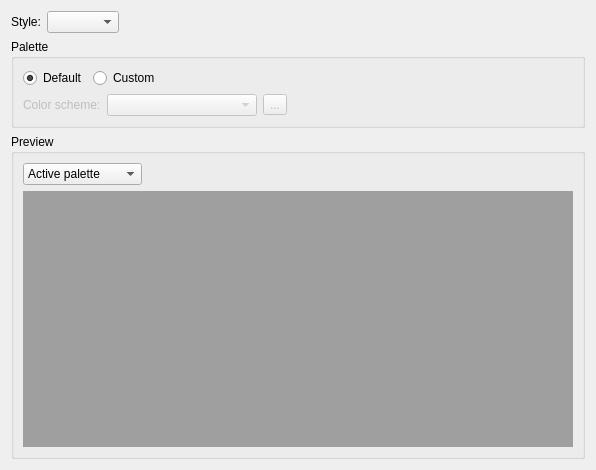
<?xml version="1.0" encoding="UTF-8"?>
<ui version="4.0">
 <class>AppearancePage</class>
 <widget class="QWidget" name="AppearancePage">
  <property name="geometry">
   <rect>
    <x>0</x>
    <y>0</y>
    <width>596</width>
    <height>470</height>
   </rect>
  </property>
  <property name="windowTitle">
   <string notr="true">Form</string>
  </property>
  <layout class="QGridLayout" name="gridLayout_4">
   <item row="0" column="0">
    <widget class="QLabel" name="label">
     <property name="text">
      <string>Style:</string>
     </property>
    </widget>
   </item>
   <item row="3" column="0" colspan="3">
    <widget class="QGroupBox" name="groupBox">
     <property name="title">
      <string>Preview</string>
     </property>
     <layout class="QGridLayout" name="gridLayout">
      <item row="0" column="0">
       <widget class="QComboBox" name="paletteComboBox">
        <item>
         <property name="text">
          <string>Active palette</string>
         </property>
        </item>
        <item>
         <property name="text">
          <string>Inactive palette</string>
         </property>
        </item>
        <item>
         <property name="text">
          <string>Disabled palette</string>
         </property>
        </item>
       </widget>
      </item>
      <item row="0" column="1">
       <spacer name="horizontalSpacer_2">
        <property name="orientation">
         <enum>Qt::Horizontal</enum>
        </property>
        <property name="sizeHint" stdset="0">
         <size>
          <width>82</width>
          <height>20</height>
         </size>
        </property>
       </spacer>
      </item>
      <item row="1" column="0" colspan="2">
       <widget class="QMdiArea" name="mdiArea">
        <property name="tabsMovable">
         <bool>false</bool>
        </property>
       </widget>
      </item>
     </layout>
    </widget>
   </item>
   <item row="0" column="1">
    <widget class="QComboBox" name="styleComboBox"/>
   </item>
   <item row="0" column="2">
    <spacer name="horizontalSpacer">
     <property name="orientation">
      <enum>Qt::Horizontal</enum>
     </property>
     <property name="sizeHint" stdset="0">
      <size>
       <width>40</width>
       <height>20</height>
      </size>
     </property>
    </spacer>
   </item>
   <item row="2" column="0" colspan="3">
    <widget class="QGroupBox" name="paletteGroupBox">
     <property name="title">
      <string>Palette</string>
     </property>
     <layout class="QVBoxLayout" name="_2">
      <item>
       <layout class="QHBoxLayout" name="horizontalLayout">
        <property name="spacing">
         <number>6</number>
        </property>
        <item>
         <widget class="QRadioButton" name="defaultPaletteButton">
          <property name="text">
           <string>Default</string>
          </property>
          <property name="checked">
           <bool>true</bool>
          </property>
         </widget>
        </item>
        <item>
         <widget class="QRadioButton" name="customPaletteButton">
          <property name="text">
           <string>Custom</string>
          </property>
         </widget>
        </item>
        <item>
         <spacer name="horizontalSpacer_3">
          <property name="orientation">
           <enum>Qt::Horizontal</enum>
          </property>
          <property name="sizeHint" stdset="0">
           <size>
            <width>230</width>
            <height>20</height>
           </size>
          </property>
         </spacer>
        </item>
       </layout>
      </item>
      <item>
       <layout class="QHBoxLayout" name="horizontalLayout_2">
        <item>
         <widget class="QLabel" name="colorScheeLabel">
          <property name="enabled">
           <bool>false</bool>
          </property>
          <property name="text">
           <string>Color scheme:</string>
          </property>
         </widget>
        </item>
        <item>
         <widget class="QComboBox" name="colorSchemeComboBox">
          <property name="enabled">
           <bool>false</bool>
          </property>
          <property name="minimumSize">
           <size>
            <width>150</width>
            <height>0</height>
           </size>
          </property>
         </widget>
        </item>
        <item>
         <widget class="QToolButton" name="colorSchemeButton">
          <property name="enabled">
           <bool>false</bool>
          </property>
          <property name="text">
           <string>...</string>
          </property>
          <property name="popupMode">
           <enum>QToolButton::InstantPopup</enum>
          </property>
          <property name="arrowType">
           <enum>Qt::NoArrow</enum>
          </property>
         </widget>
        </item>
        <item>
         <spacer name="horizontalSpacer_4">
          <property name="orientation">
           <enum>Qt::Horizontal</enum>
          </property>
          <property name="sizeHint" stdset="0">
           <size>
            <width>40</width>
            <height>20</height>
           </size>
          </property>
         </spacer>
        </item>
       </layout>
      </item>
     </layout>
    </widget>
   </item>
  </layout>
 </widget>
 <resources/>
 <connections>
  <connection>
   <sender>customPaletteButton</sender>
   <signal>toggled(bool)</signal>
   <receiver>colorScheeLabel</receiver>
   <slot>setEnabled(bool)</slot>
   <hints>
    <hint type="sourcelabel">
     <x>160</x>
     <y>79</y>
    </hint>
    <hint type="destinationlabel">
     <x>77</x>
     <y>104</y>
    </hint>
   </hints>
  </connection>
  <connection>
   <sender>customPaletteButton</sender>
   <signal>toggled(bool)</signal>
   <receiver>colorSchemeComboBox</receiver>
   <slot>setEnabled(bool)</slot>
   <hints>
    <hint type="sourcelabel">
     <x>144</x>
     <y>75</y>
    </hint>
    <hint type="destinationlabel">
     <x>146</x>
     <y>100</y>
    </hint>
   </hints>
  </connection>
  <connection>
   <sender>customPaletteButton</sender>
   <signal>toggled(bool)</signal>
   <receiver>colorSchemeButton</receiver>
   <slot>setEnabled(bool)</slot>
   <hints>
    <hint type="sourcelabel">
     <x>177</x>
     <y>78</y>
    </hint>
    <hint type="destinationlabel">
     <x>288</x>
     <y>116</y>
    </hint>
   </hints>
  </connection>
 </connections>
</ui>
